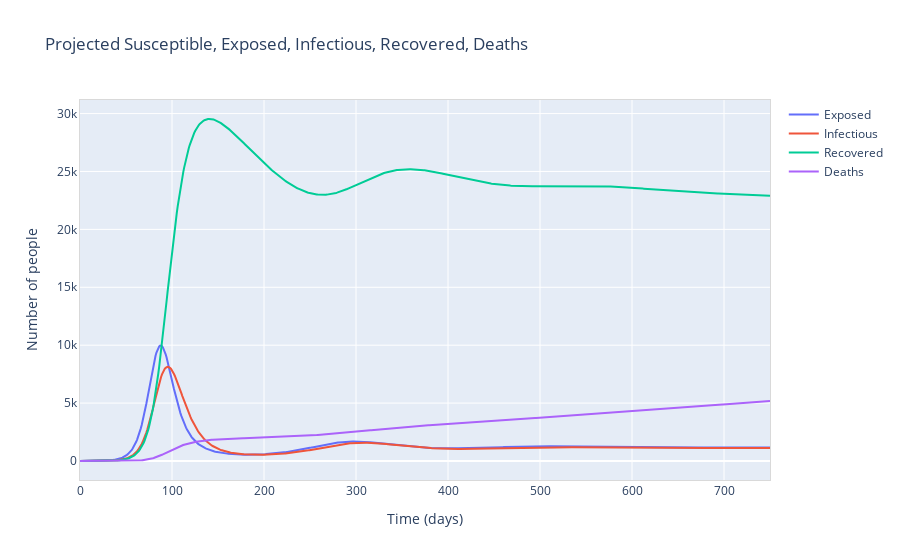

The code cell stored with this chart in its notebook:
### Markdown cell above
### Tinkering with the remaining parameters

Let's incorporate the rest of our parameters into the simulation. 

$\Delta$: Per-capita birth rate.

$\mu$: Per-capita natural death rate.

$\alpha$: Virus-induced average fatality rate.

$\beta$: Probability of disease transmission per contact (dimensionless) times the number of contacts per unit time.

$\epsilon$: Rate of progression from exposed to infectious (the reciprocal is the incubation period).

$\gamma$: Recovery rate of infectious individuals (the reciprocal is the infectious period).

$\delta$: Rate at which a recovered person re-enters into the susceptible category

<center><img src='./images/FlowChart.png',style="width: 600px;"></center>


Run the cell below and change the values of parameters to see how the numbers change.

### Code cell
display(tab)

### Figure 1 — Plotly figure (JSON) as saved in the notebook; plotly's stock layout.template omitted (floating-point values rounded to 4 significant figures; data arrays with more than 128 entries replaced by an {"elided": "..."} marker saying what was removed)
{"data": [{"mode": "lines", "name": "Exposed", "type": "scatter", "x": {"elided": "750 float values"}, "y": {"elided": "750 float values"}}, {"mode": "lines", "name": "Infectious", "type": "scatter", "x": {"elided": "750 float values"}, "y": {"elided": "750 float values"}}, {"mode": "lines", "name": "Recovered", "type": "scatter", "x": {"elided": "750 float values"}, "y": {"elided": "750 float values"}}, {"mode": "lines", "name": "Deaths", "type": "scatter", "x": {"elided": "750 float values"}, "y": {"elided": "750 float values"}}], "layout": {"title": {"text": "Projected Susceptible, Exposed, Infectious, Recovered, Deaths"}, "xaxis": {"linecolor": "#d9d9d9", "mirror": true, "title": {"text": "Time (days)"}}, "yaxis": {"linecolor": "#d9d9d9", "mirror": true, "title": {"text": "Number of people"}}}}
